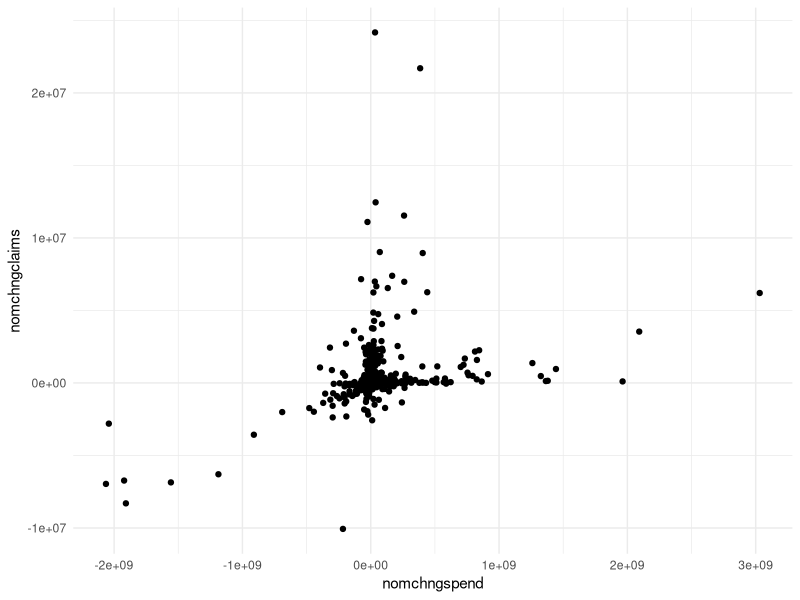
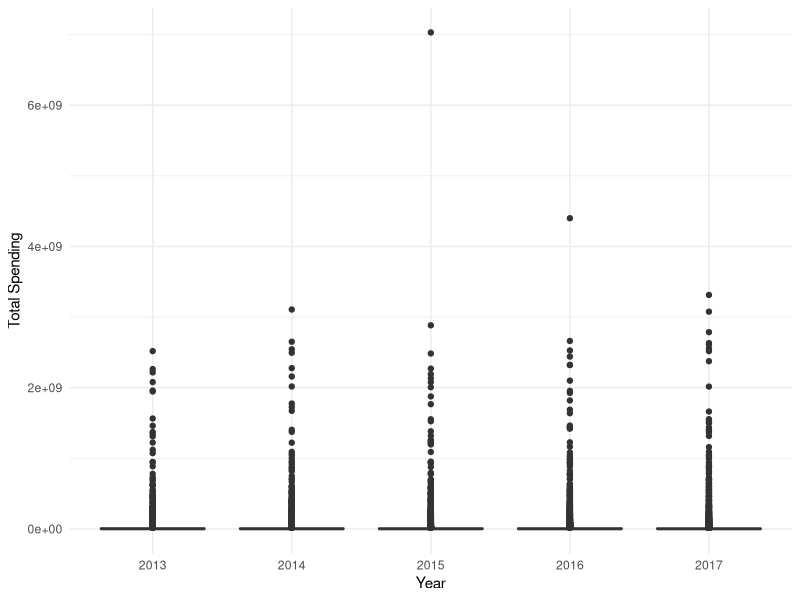
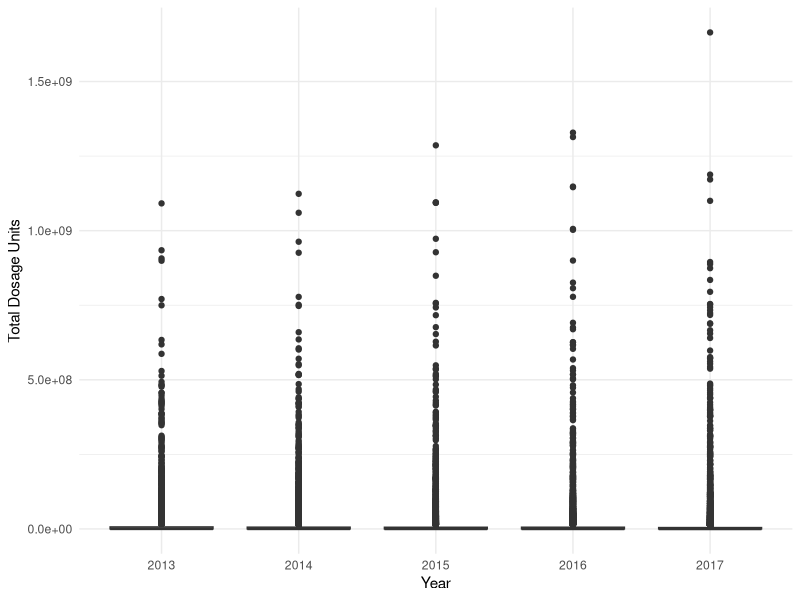
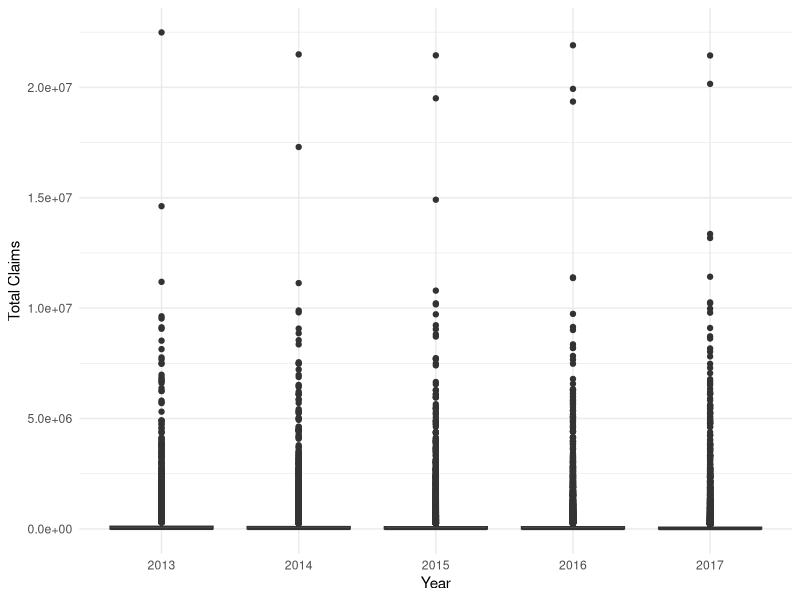
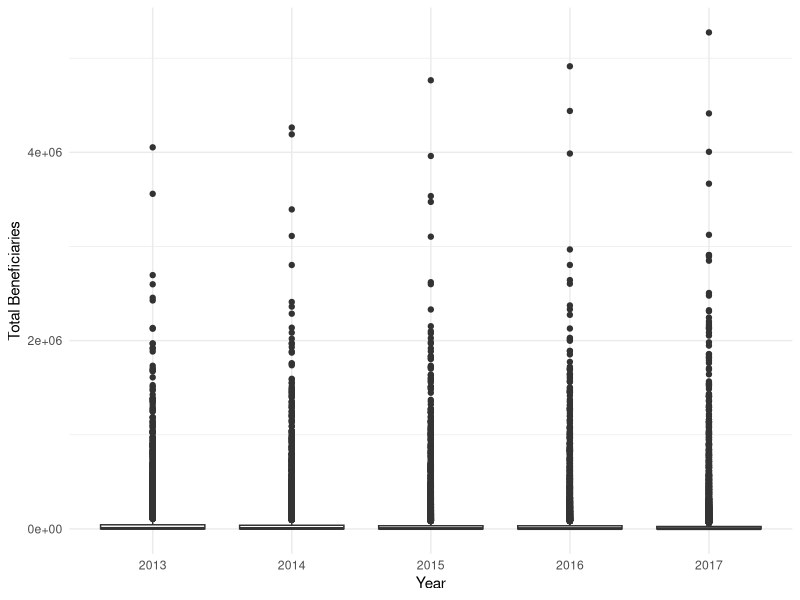
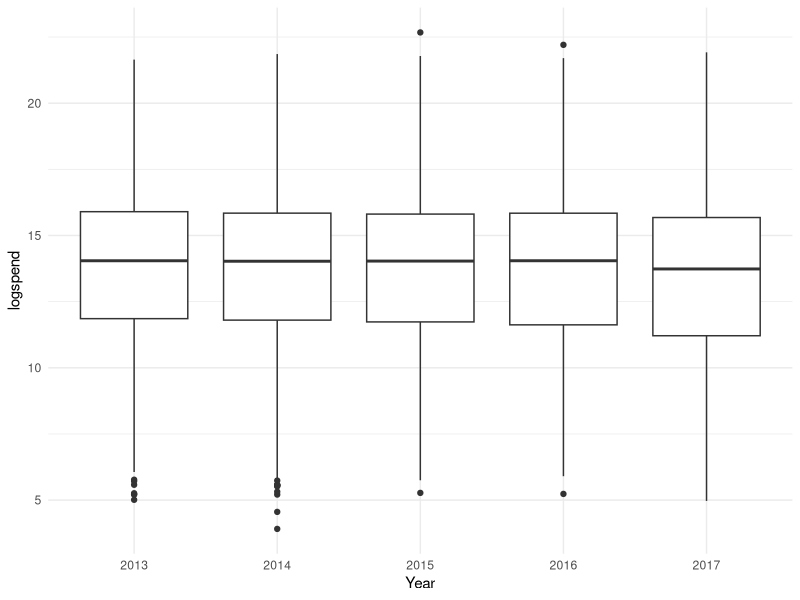
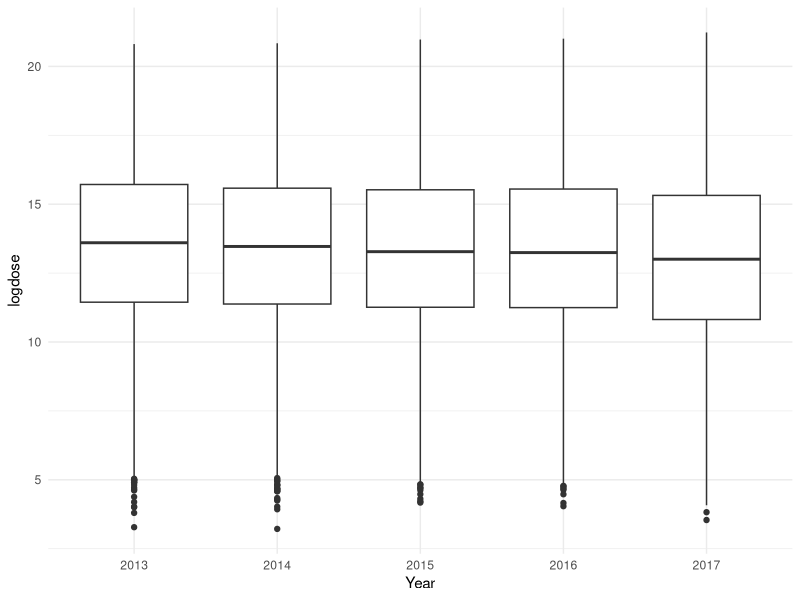
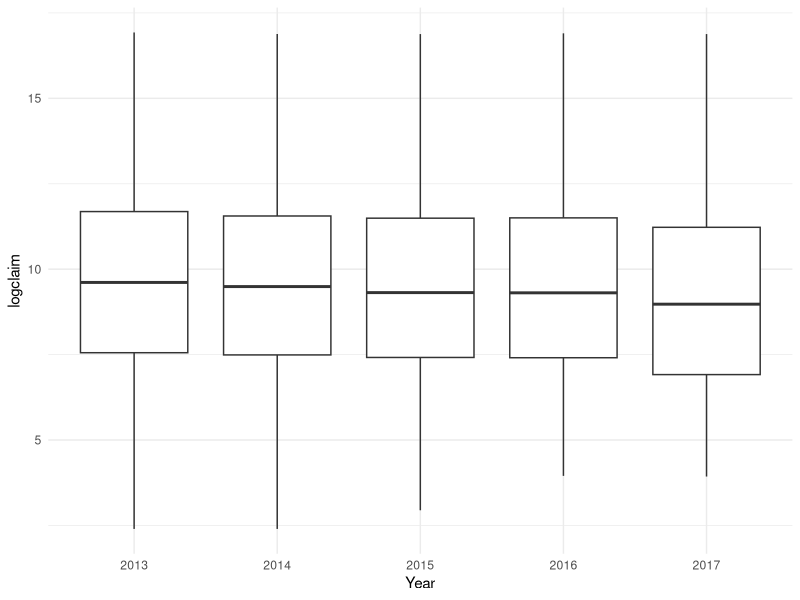

Generate these figures, in order, with R:
## ---- chunk 1
knitr::opts_chunk$set(echo = TRUE)
## ---- chunk 2
rm(list=ls(all=T))

library(tidyverse)
library(tidyselect)
library(viridis)
library(ggthemes)
library(ggridges)
## ---- chunk 3
medicaid <- read_csv("medicaid.csv")
partb <- read_csv("medicarepartb.csv")
partd <- read_csv("medicarepartd.csv")
## ---- chunk 4
partd <- partd %>%
  mutate_at(c("Brand Name", "Generic Name", "Manufacturer", "Year"), as_factor) %>%
  na.omit(.)

colnames(partd)[6] <- "Total Claims"

partb <- partb %>%
  mutate_at(c("Medicare Billing Code (HCPCS Code)", "Brand Name", "Generic Name", "Year"), as_factor) %>%
  na.omit(.)

medicaid <- medicaid %>%
  mutate_at(c("Brand Name", "Generic Name", "Manufacturer", "Year"), as_factor) %>%
  na.omit(.)
## ---- chunk 5
summary(partd)
## ---- chunk 6
chngyr <- 2017 - 2013

partdbrandchng <- partd %>%
  group_by(`Brand Name`) %>%
  summarise(numyrs = n_distinct(Year)) %>%
  ungroup(.) %>%
  right_join(partd, by = "Brand Name") %>%
  filter(numyrs == 5) %>%
  group_by(`Brand Name`, Year) %>%
  summarise(brandspend = sum(`Total Spending`), 
            branddose = sum(`Total Dosage Units`), 
            brandclaims = sum(`Total Claims`), 
            brandbens = sum(`Total Beneficiaries`)) %>%
  ungroup(.) %>%
  group_by(`Brand Name`) %>%
  arrange(Year, .by_group = TRUE) %>%
  mutate(nomchngspend = brandspend - lag(brandspend, n = chngyr), 
         nomchngdose = branddose - lag(branddose, n = chngyr), 
         nomchngclaims = brandclaims - lag(brandclaims, n = chngyr), 
         nomchngbens = brandbens - lag(brandbens, n = chngyr),
         perchngspend = (brandspend/lag(brandspend, n = chngyr)) - 1,
         perchngdose = (branddose/lag(branddose, n = chngyr)) - 1,
         perchngclaims = (brandclaims/lag(brandclaims, n = chngyr)) - 1,
         perchngbens = (brandbens/lag(brandbens, n = chngyr)) - 1) %>%
  fill(nomchngspend, 
       nomchngdose, 
       nomchngclaims, 
       nomchngbens,
       perchngspend,
       perchngdose,
       perchngclaims,
       perchngbens,
       .direction = "up")

partdbrandchng <- partdbrandchng %>%
  mutate()

partdbrandchng %>%
  select(everything(), -Year, -brandspend, -branddose, -brandclaims, -brandbens) %>%
  distinct() %>%
  ggplot(aes(x = nomchngspend, y = nomchngclaims)) +
  geom_point(stat = "identity") +
  theme_minimal()

partdbrandchng %>%
  select(everything(), -Year, -brandspend, -branddose, -brandclaims, -brandbens) %>%
  distinct() %>%
  filter(perchngspend >= 1000) %>%
  print(.)
  
## ---- chunk 7
partd %>%
  ggplot(aes(x = Year, y = `Total Spending`)) +
  geom_boxplot() +
  theme_minimal()

partd %>%
  ggplot(aes(x = Year, y = `Total Dosage Units`)) +
  geom_boxplot() +
  theme_minimal()

partd %>%
  ggplot(aes(x = Year, y = `Total Claims`)) +
  geom_boxplot() +
  theme_minimal()

partd %>%
  ggplot(aes(x = Year, y = `Total Beneficiaries`)) +
  geom_boxplot() +
  theme_minimal()
## ---- chunk 8
partd %>%
  mutate(logspend = log(`Total Spending`)) %>%
  ggplot(aes(x = Year, y = logspend)) +
  geom_boxplot() +
  theme_minimal()

partd %>%
  mutate(logdose = log(`Total Dosage Units`)) %>%
  ggplot(aes(x = Year, y = logdose)) +
  geom_boxplot() +
  theme_minimal()

partd %>%
  mutate(logclaim = log(`Total Claims`)) %>%
  ggplot(aes(x = Year, y = logclaim)) +
  geom_boxplot() +
  theme_minimal()

partd %>%
  mutate(logben = log(`Total Beneficiaries`)) %>%
  ggplot(aes(x = Year, y = logben)) +
  geom_boxplot() +
  theme_minimal()

partd %>%
  mutate(logavgclaim = log(`Average Spending Per Claim`)) %>%
  ggplot(aes(x = Year, y = logavgclaim)) +
  geom_boxplot() +
  theme_minimal()
## ---- chunk 9
partd %>% 
  filter(str_detect(`Generic Name`, "Insulin")) %>%
  group_by(Year) %>%
  summarise(totalspend = sum(`Total Spending`)) %>%
  ggplot(aes(x = Year, y = totalspend, fill = totalspend)) +
  geom_bar(stat = "identity") +
  theme_minimal()

partd %>% 
  filter(str_detect(`Generic Name`, "Insulin")) %>%
  group_by(Year) %>%
  summarise(totalbens = sum(`Total Beneficiaries`)) %>%
  ggplot(aes(x = Year, y = totalbens, fill = totalbens)) +
  geom_bar(stat = "identity") +
  theme_minimal()

partd %>% 
  filter(str_detect(`Generic Name`, "Insulin")) %>%
  group_by(Year, Manufacturer) %>%
  summarise(manufacturercnt = n()) %>%
  ggplot(aes(x = Year, y = manufacturercnt, fill = manufacturercnt)) +
  geom_bar(stat = "identity") +
  theme_minimal()
